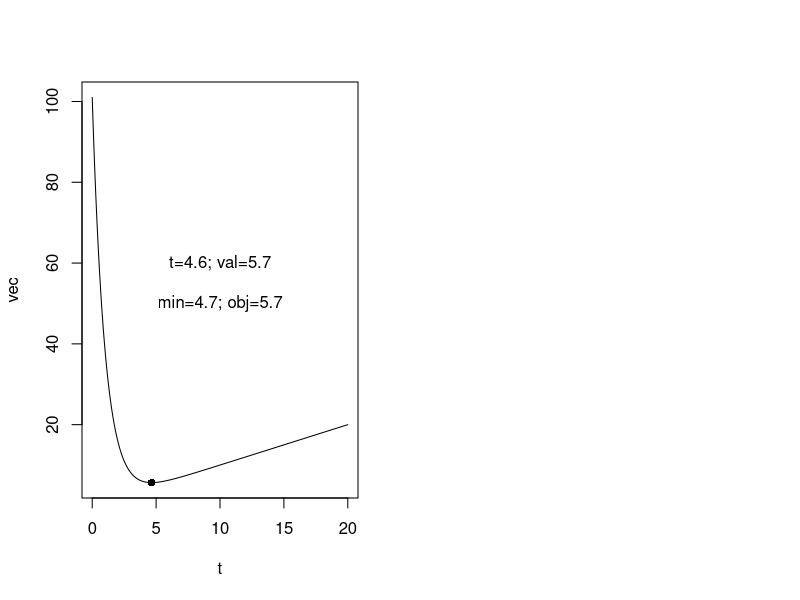
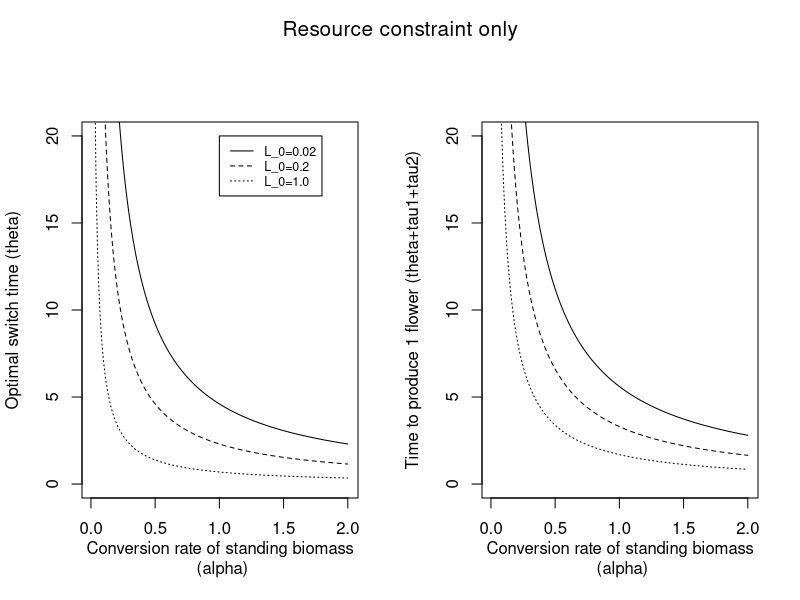

Write the R code that produced these figures, in order.

# function to minimize  
f <- function(theta,alpha,L_0){
  tot = theta+(2/(alpha*L_0*exp(alpha*theta)))
  return(tot)
}

# RESOURCE CONSTRAINT ONLY
optim_fun = function(theta,alpha,L_0){
  
  val = theta+(2/(alpha*L_0*exp(alpha*theta)))
  
  return(val)
}

# plots
t=seq(0,20,by=.01)
par(mfrow=c(1,2))
alpha.vec=seq(0,2,by=0.01)
vec = optim_fun(t,alpha=alpha.vec[100],L_0=.02)
plot(t,vec,type='l')
points(t[which.min(vec)],min(vec),pch=16)
text(x=10,y=60,paste0("t=",signif(t[which.min(vec)],2),"; val=",signif(min(vec),2)))
optim.out=optimize(f=optim_fun, interval=c(0,1000), alpha=alpha.vec[100], L_0 = 0.02 )
text(x=10,y=50,paste0("min=",signif(optim.out$minimum,2),"; obj=",signif(optim.out$objective,2)))

# optimize across values of alpha
alpha.vec = seq(0.01,2,by=.01)
optimOutput = optimOutput2 = optimOutput3 = list()
for(i in 1:length(alpha.vec)){
  optimOutput[[i]] = optimize(f=optim_fun, interval=c(0,1000), alpha=alpha.vec[i], L_0 = 0.02 ); 
  optimOutput2[[i]] = optimize(f=optim_fun, interval=c(0,1000), alpha=alpha.vec[i], L_0 = 0.2 ); 
  optimOutput3[[i]] = optimize(f=optim_fun, interval=c(0,1000), alpha=alpha.vec[i], L_0 = 1.0 ); 
}

optimMin=unlist(lapply(optimOutput, `[[`, 1))
optimObj=unlist(lapply(optimOutput, `[[`, 2))

# Plots
pdf("~/Dropbox/optimalControlProject/products/figures/1d-resource-only.pdf",height=4,width=8)
par(mfrow=c(1,2),oma = c(0, 0, 2, 0))
plot(alpha.vec,optimMin,type='l',
     xlab="Conversion rate of standing biomass\n (alpha)",
     ylab="Optimal switch time (theta)",ylim=c(0,20))
lines(alpha.vec,unlist(lapply(optimOutput2, `[[`, 1)),lty='dashed')
lines(alpha.vec,unlist(lapply(optimOutput3, `[[`, 1)),lty='dotted')

legend(x=1,y=20,c("L_0=0.02","L_0=0.2","L_0=1.0"),
       lty=c("solid","dashed","dotted"),cex=.75)

plot(alpha.vec,optimObj,type='l',
     xlab="Conversion rate of standing biomass\n (alpha)",
     ylab="Time to produce 1 flower (theta+tau1+tau2)",ylim=c(0,20))
lines(alpha.vec,unlist(lapply(optimOutput2, `[[`, 2)),lty='dashed')
lines(alpha.vec,unlist(lapply(optimOutput3, `[[`, 2)),lty='dotted')
mtext("Resource constraint only", outer = TRUE, cex = 1.25, side =3)
dev.off()
# 
# # MERISTEM AND RESOURCE CONSTRAINT
# leaf.deriv <- function(t,y,parms){
#   
#   # leaf biomass
#   Le = y[1];
#   
#   # parameters are meristem division rate and alpha
#   m0 = parms[1];
#   alpha = parms[2];
#   
#   # calculate rate at each instant in time
#   derivs[1] = min(alpha*Le,m0);
#   
#   return(list(derivs));
#   
# }
# 
# derivs=numeric(1); 
# 
# library(deSolve)
# optim_fun = function(theta,alpha,mParms,L_0){
#   
#   out = ode(y=L_0,times=seq(0,theta,by=0.1),leaf.deriv,
#               method="rk4",parms=c(mParms[1],alpha),maxsteps = 1e5);
#   
#   L_theta = out[,2][out[,1]==theta]
#   
#   tau_1 = 1/(min(mParms[2],alpha*L_theta))
#   tau_2 = 1/(min(mParms[3],alpha*L_theta))
#   
#   val = theta+tau_1+tau_2
#   
#   return(val)
# }
# 
# # plots
# t=seq(1,20,by=.01)
# par(mfrow=c(1,2))
# 
# vec=c()
# for(i in 1:length(t)){
#   vec[i]=optim_fun(theta=t[i],alpha=1,mParms=c(1,1,1),L_0=.02)
# }
# 
# plot(t,vec,type='p')
# points(t[which.min(vec)],min(vec),pch=16)
# text(x=10,y=60,paste0("t=",signif(t[which.min(vec)],2),"; val=",signif(min(vec),2)))
# 
# optim.out=optimize(f=optim_fun, interval=c(0,200), alpha=1, mParms=c(1,1,1), L_0 = 0.02 )
# text(x=10,y=50,paste0("min=",signif(optim.out$minimum,2),"; obj=",signif(optim.out$objective,2)))
# 
# # optimize across values of alpha
# alpha.vec = seq(0.01,2,by=.25)
# optimOutput = optimOutput2 = optimOutput3 = list()
# for(i in 1:length(alpha.vec)){
#   optimOutput[[i]] = optimize(f=optim_fun, interval=c(0,200), alpha=alpha.vec[i], mParms=c(1,1,1), L_0 = 0.02 ); 
#   optimOutput2[[i]] = optimize(f=optim_fun, interval=c(0,200), alpha=alpha.vec[i], mParms=c(1,1,1), L_0 = 0.2 ); 
#   optimOutput3[[i]] = optimize(f=optim_fun, interval=c(0,200), alpha=alpha.vec[i], mParms=c(1,1,1), L_0 = 1.0 ); 
# }
# 
# optimMin=unlist(lapply(optimOutput, `[[`, 1))
# optimObj=unlist(lapply(optimOutput, `[[`, 2))
# 
# # Plots
# #pdf("~/Dropbox/optimalControlProject/products/figures/1d-resource-only.pdf",height=4,width=8)
# par(mfrow=c(1,2),oma = c(0, 0, 2, 0))
# plot(alpha.vec,optimMin,type='l',
#      xlab="Conversion rate of standing biomass\n (alpha)",
#      ylab="Optimal switch time (theta)",ylim=c(0,400))
# lines(alpha.vec,unlist(lapply(optimOutput2, `[[`, 1)),lty='dashed',col='red')
# lines(alpha.vec,unlist(lapply(optimOutput3, `[[`, 1)),lty='dotted',col='blue')
# 
# legend(x=0,y=400,c("L_0=0.02","L_0=0.2","L_0=1.0"),
#        lty=c("solid","dashed","dotted"),cex=.75)
# 
# plot(optimMin,optimObj,type='l',
#      ylab="Leaf biomass at theta",
#      xlab="Optimal switch time (theta)")
# lines(unlist(lapply(optimOutput2, `[[`, 1)),
#       unlist(lapply(optimOutput2, `[[`, 2)),lty='dashed',col='red')
# lines(unlist(lapply(optimOutput3, `[[`, 1)),
#       unlist(lapply(optimOutput3, `[[`, 2)),lty='dotted',col='blue')
# 
# mtext("Resource constraint only", outer = TRUE, cex = 1.25, side =3)
# #dev.off()
# 
# 
# # MERISTEM CONSTRAINT ONLY
# 
# alpha = seq(0,2,by=.1);
# L_0 = seq(0.02,.02,by=.01)
# vars=expand.grid(alpha=alpha,L_0=L_0)
# t=seq(0,5,.1)
# response = matrix(NA,nrow=dim(vars)[1],ncol=2)
# for(i in 1:dim(vars)[1]){
#   tot_time=f(t,vars$alpha[i],vars$L_0[i])
#   index=which.min(tot_time)
#   response[i,1] = index
#   response[i,2] = tot_time[index]
# }
# 
# response = cbind(L_0=vars$L_0,alpha=vars$alpha,response)
# response=data.frame(response)
# names(response)[3:4] = c("index","time")
# 
# ggplot(response) +
#   geom_line(aes(x=L_0,y=time,group=alpha,color=alpha)) +
#   geom_point(aes(x=1,y=2.3)) +
#   theme_bw() +
#   facet_wrap(~alpha,scales="free_y")
# 
# 
# # at low initial leaf biomass, increasing alpha immediately lowers switch
# # as initial leaf biomass 
# 
# # 
# # plot(t,f(t,1,1),type='l',ylim=c(0,5))
# # 
# # lines(t,f(t,.75,1),type='l')
# # lines(t,f(t,1.25,1),type='l')
# # lines(t,f(t,2,1),type='l')
# # 
# #      
# 
# # 
# alpha = seq(0,10,by=.1);
# L_0 = .02
# vars=expand.grid(alpha=alpha,L_0=L_0)
# t=seq(0,5,.01)
# response = matrix(NA,nrow=dim(vars)[1],ncol=3)
# times = list()
# for(i in 1:dim(vars)[1]){
#   tot_time=f(t,vars$alpha[i],vars$L_0[i])
#   index=which.min(tot_time)
#   L_theta = f2(tot_time[index],vars$alpha[i],vars$L_0[i])
#   response[i,1] = index
#   response[i,2] = tot_time[index]
#   response[i,3] = L_theta
#   times[[i]]=tot_time
# }
# 
# response = cbind(L_0=vars$L_0,alpha=vars$alpha,response)
# response=data.frame(response)
# names(response)[3:5] = c("index","time","L_theta")
# 
# plot(NA,xlim=c(0,5),ylim=c(0,100))
# for(i in 1:dim(vars)[1]){
#   lines(x=t,y=times[[i]])
#   index = which.min(times[[i]])
#   points(t[index],times[[i]][index],pch=16,col='red')
# }
# 
# 
# f2 <- function(t, alpha, L_0){
#   tot = (L_0*exp(alpha*t))
#   return(tot)
# }
# 
# alpha = seq(0,4,by=.01);
# L_0 = seq(0.02,2,by=.1)
# vars=expand.grid(alpha=alpha,L_0=L_0)
# t=seq(0,1,.01)
# response = matrix(NA,nrow=dim(vars)[1],ncol=2)
# for(i in 1:dim(vars)[1]){
#   tot_time=f(t,vars$alpha[i],vars$L_0[i])
#   index=which.min(tot_time)
#   response[i,1] = index
#   response[i,2] = tot_time[index]
# }
# 
# # following lindh 2016
# plot(t,f2(t,4,.02),type='l')
# lines(t,f2(t,2.9,.02),type='l')
# lines(t,f2(t,2.1,.02),type='l')
# 
# tot_time=f(t,4,.02)
# index=which.min(tot_time)
# 
# plot(f2(t,4,.02)[index],tot_time[index],xlim=c(0,4),ylim=c(0,15))
# 
# tot_time=f(t,2.9,.02)
# index=which.min(tot_time)
# points(f2(t,2.9,.02)[index],tot_time[index])
# 
# tot_time=f(t,2.1,.02)
# index=which.min(tot_time)
# points(f2(t,2.1,.02)[index],tot_time[index])
# 
# response = cbind(L_0=vars$L_0,alpha=vars$alpha,response)
# response=data.frame(response)
# names(response)[3:4] = c("index","time")
# 
# 
# library(ggplot2)
# ggplot(response) +
#   geom_line(aes(x=alpha,y=time,group=L_0,color=L_0)) +
#   theme_bw() +
#   facet_wrap(~L_0,scales="free_y")
# 
# # at low initial leaf biomass, increasing alpha immediately lowers switch
# # as initial leaf biomass 